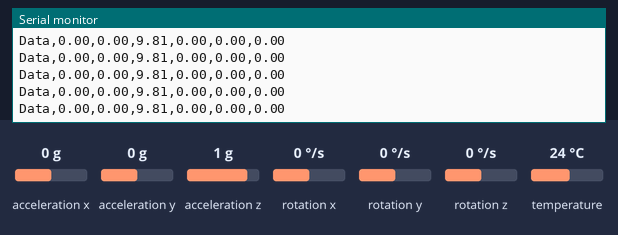
Bench run of a sketch on a simulated Arduino Uno, built with avr-gcc and run on an emulated ATmega328P. Parts: the last lines printed to the serial monitor. The inputs (shaded band) are chosen by the test bench; at power-on: acceleration x 0 g, acceleration y 0 g, acceleration z 1 g, rotation x 0 °/s, rotation y 0 °/s, rotation z 0 °/s, temperature 24 °C.

Above: at 1.3 s.
1.4 s: acceleration x set to -1.4 g
At 2.4 s:
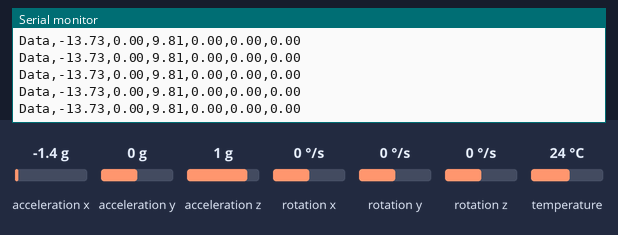
4.4 s: acceleration y set to -1.4 g
At 4.55 s:
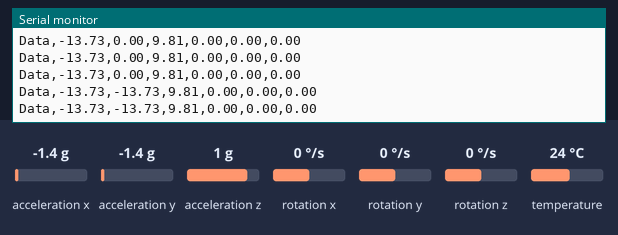
5.9 s: acceleration z set to -1.4 g
At 5.93 s:
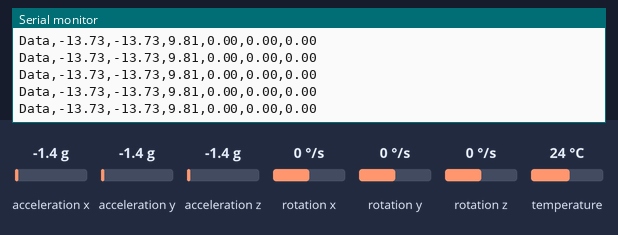
8.9 s: acceleration x set to -0.8 g
At 8.93 s:
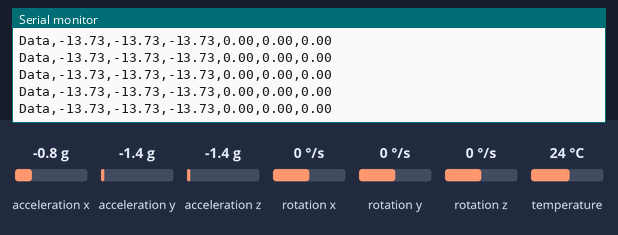
11.9 s: acceleration y set to -0.8 g
At 11.92 s:
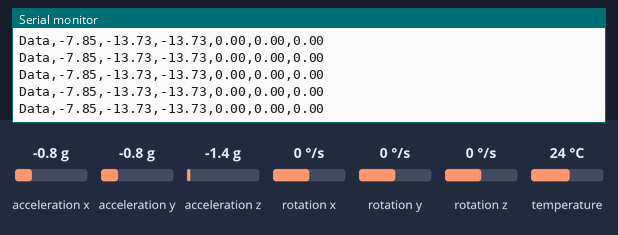
14.9 s: rotation x set to -192 °/s
At 14.92 s:
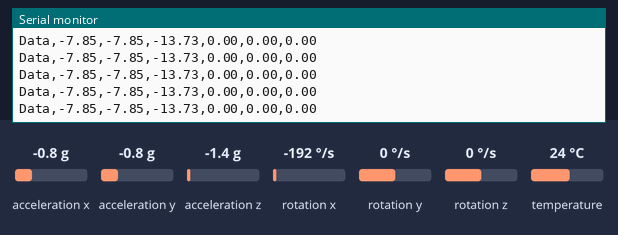
Timing chart, 0 to 17.9 s (numbered marks = the images above; inputs shaded):
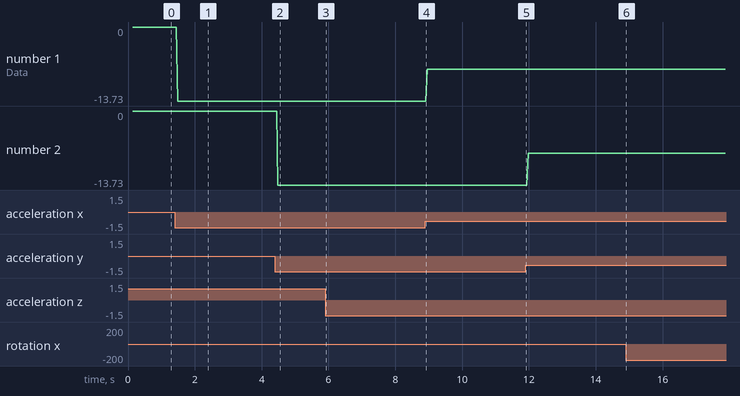

The sketch:

MPU6050_rawData.ino
```cpp
#include <Adafruit_MPU6050.h>
#include <Adafruit_Sensor.h>
#include <Wire.h>

Adafruit_MPU6050 mpu;

void setup(void) {
  Serial.begin(9600);

  if (!mpu.begin()) {
    while (1) {
      delay(10);
    }
  }

  mpu.setAccelerometerRange(MPU6050_RANGE_8_G);
  mpu.setGyroRange(MPU6050_RANGE_500_DEG);
  mpu.setFilterBandwidth(MPU6050_BAND_5_HZ);
  delay(100);

  Serial.println("CLEARDATA");
  Serial.println("AcX,AcY,AcZ,GyX,GyY,GyZ");
}

void loop() {
  sensors_event_t a, g, temp;
  mpu.getEvent(&a, &g, &temp);

  Serial.print("Data,");
  Serial.print(a.acceleration.x); Serial.print(",");
  Serial.print(a.acceleration.y); Serial.print(",");
  Serial.print(a.acceleration.z); Serial.print(",");
  Serial.print(g.gyro.x); Serial.print(",");
  Serial.print(g.gyro.y); Serial.print(",");
  Serial.println(g.gyro.z);
  delay(10);
}
```

Measured:
- after the input at 1.4 s, the serial monitor: prints a new line after 0.09 s (image 1)
- after the input at 4.4 s, the serial monitor: prints a new line after 0.09 s (image 2)
- plotted number 1: 0 → -13.73 after the input at 1.4 s, -13.73 → -7.85 after the input at 8.9 s
